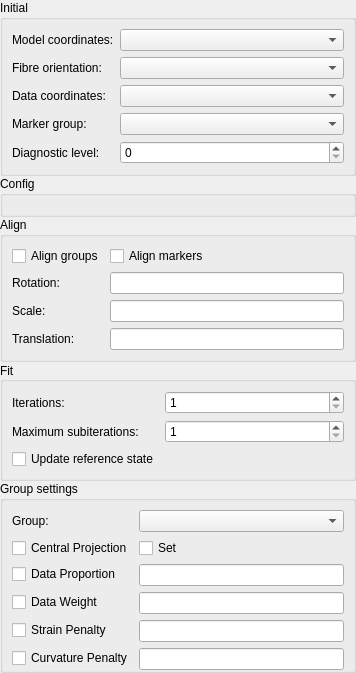
            <widget class="QWidget" name="stepedit_scrollAreaWidgetContents">
             <property name="geometry">
              <rect>
               <x>0</x>
               <y>0</y>
               <width>356</width>
               <height>604</height>
              </rect>
             </property>
             <layout class="QVBoxLayout" name="verticalLayout_3">
              <property name="spacing">
               <number>0</number>
              </property>
              <property name="leftMargin">
               <number>0</number>
              </property>
              <property name="topMargin">
               <number>0</number>
              </property>
              <property name="rightMargin">
               <number>0</number>
              </property>
              <property name="bottomMargin">
               <number>0</number>
              </property>
              <item>
               <widget class="QGroupBox" name="configInitial_groupBox">
                <property name="sizePolicy">
                 <sizepolicy hsizetype="Preferred" vsizetype="Minimum">
                  <horstretch>0</horstretch>
                  <verstretch>0</verstretch>
                 </sizepolicy>
                </property>
                <property name="title">
                 <string>Initial</string>
                </property>
                <layout class="QFormLayout" name="formLayout">
                 <item row="0" column="0">
                  <widget class="QLabel" name="configModelCoordinates_label">
                   <property name="text">
                    <string>Model coordinates:</string>
                   </property>
                  </widget>
                 </item>
                 <item row="0" column="1">
                  <widget class="FieldChooserWidget" name="configModelCoordinates_fieldChooser">
                   <property name="sizePolicy">
                    <sizepolicy hsizetype="Expanding" vsizetype="Preferred">
                     <horstretch>0</horstretch>
                     <verstretch>0</verstretch>
                    </sizepolicy>
                   </property>
                  </widget>
                 </item>
                 <item row="2" column="0">
                  <widget class="QLabel" name="configDataCoordinates_label">
                   <property name="text">
                    <string>Data coordinates:</string>
                   </property>
                  </widget>
                 </item>
                 <item row="2" column="1">
                  <widget class="FieldChooserWidget" name="configDataCoordinates_fieldChooser">
                   <property name="sizePolicy">
                    <sizepolicy hsizetype="Expanding" vsizetype="Preferred">
                     <horstretch>0</horstretch>
                     <verstretch>0</verstretch>
                    </sizepolicy>
                   </property>
                  </widget>
                 </item>
                 <item row="4" column="1">
                  <widget class="QSpinBox" name="configDiagnosticLevel_spinBox">
                   <property name="maximum">
                    <number>2</number>
                   </property>
                  </widget>
                 </item>
                 <item row="4" column="0">
                  <widget class="QLabel" name="configDiagnosticLevel_label">
                   <property name="text">
                    <string>Diagnostic level:</string>
                   </property>
                  </widget>
                 </item>
                 <item row="3" column="0">
                  <widget class="QLabel" name="configMarkerGroup_label">
                   <property name="text">
                    <string>Marker group:</string>
                   </property>
                  </widget>
                 </item>
                 <item row="3" column="1">
                  <widget class="FieldChooserWidget" name="configMarkerGroup_fieldChooser">
                   <property name="sizePolicy">
                    <sizepolicy hsizetype="Expanding" vsizetype="Preferred">
                     <horstretch>0</horstretch>
                     <verstretch>0</verstretch>
                    </sizepolicy>
                   </property>
                  </widget>
                 </item>
                 <item row="1" column="0">
                  <widget class="QLabel" name="configFibreOrientation_label">
                   <property name="text">
                    <string>Fibre orientation:</string>
                   </property>
                  </widget>
                 </item>
                 <item row="1" column="1">
                  <widget class="FieldChooserWidget" name="configFibreOrientation_fieldChooser">
                   <property name="toolTip">
                    <string>&lt;html&gt;&lt;head/&gt;&lt;body&gt;&lt;p&gt;Field supplying Euler angles to rotate local 'fibre' axes on which strain and curvature penalties are applied. Clear to apply on global x, y, z axes. Required for fitting 2D meshes with 3 coordinate components.&lt;/p&gt;&lt;/body&gt;&lt;/html&gt;</string>
                   </property>
                  </widget>
                 </item>
                </layout>
               </widget>
              </item>
              <item>
               <widget class="QGroupBox" name="config_groupBox">
                <property name="sizePolicy">
                 <sizepolicy hsizetype="Preferred" vsizetype="Preferred">
                  <horstretch>0</horstretch>
                  <verstretch>0</verstretch>
                 </sizepolicy>
                </property>
                <property name="title">
                 <string>Config</string>
                </property>
                <layout class="QVBoxLayout" name="verticalLayout_4">
                 <item>
                  <spacer name="config_verticalSpacer">
                   <property name="orientation">
                    <enum>Qt::Vertical</enum>
                   </property>
                   <property name="sizeHint" stdset="0">
                    <size>
                     <width>20</width>
                     <height>40</height>
                    </size>
                   </property>
                  </spacer>
                 </item>
                </layout>
               </widget>
              </item>
              <item>
               <widget class="QGroupBox" name="align_groupBox">
                <property name="sizePolicy">
                 <sizepolicy hsizetype="Preferred" vsizetype="Preferred">
                  <horstretch>0</horstretch>
                  <verstretch>0</verstretch>
                 </sizepolicy>
                </property>
                <property name="title">
                 <string>Align</string>
                </property>
                <layout class="QFormLayout" name="formLayout_2">
                 <property name="fieldGrowthPolicy">
                  <enum>QFormLayout::AllNonFixedFieldsGrow</enum>
                 </property>
                 <item row="1" column="0">
                  <widget class="QCheckBox" name="alignGroups_checkBox">
                   <property name="text">
                    <string>Align groups</string>
                   </property>
                  </widget>
                 </item>
                 <item row="1" column="1">
                  <widget class="QCheckBox" name="alignMarkers_checkBox">
                   <property name="sizePolicy">
                    <sizepolicy hsizetype="Preferred" vsizetype="Preferred">
                     <horstretch>0</horstretch>
                     <verstretch>0</verstretch>
                    </sizepolicy>
                   </property>
                   <property name="text">
                    <string>Align markers</string>
                   </property>
                  </widget>
                 </item>
                 <item row="4" column="0">
                  <widget class="QLabel" name="alignRotation_label">
                   <property name="text">
                    <string>Rotation:</string>
                   </property>
                  </widget>
                 </item>
                 <item row="4" column="1">
                  <widget class="QLineEdit" name="alignRotation_lineEdit">
                   <property name="sizePolicy">
                    <sizepolicy hsizetype="Expanding" vsizetype="Preferred">
                     <horstretch>0</horstretch>
                     <verstretch>0</verstretch>
                    </sizepolicy>
                   </property>
                  </widget>
                 </item>
                 <item row="5" column="0">
                  <widget class="QLabel" name="alignScale_label">
                   <property name="text">
                    <string>Scale:</string>
                   </property>
                  </widget>
                 </item>
                 <item row="5" column="1">
                  <widget class="QLineEdit" name="alignScale_lineEdit">
                   <property name="sizePolicy">
                    <sizepolicy hsizetype="Expanding" vsizetype="Preferred">
                     <horstretch>0</horstretch>
                     <verstretch>0</verstretch>
                    </sizepolicy>
                   </property>
                  </widget>
                 </item>
                 <item row="6" column="0">
                  <widget class="QLabel" name="alignTranslation_label">
                   <property name="text">
                    <string>Translation:</string>
                   </property>
                  </widget>
                 </item>
                 <item row="6" column="1">
                  <widget class="QLineEdit" name="alignTranslation_lineEdit">
                   <property name="sizePolicy">
                    <sizepolicy hsizetype="Expanding" vsizetype="Preferred">
                     <horstretch>0</horstretch>
                     <verstretch>0</verstretch>
                    </sizepolicy>
                   </property>
                  </widget>
                 </item>
                </layout>
               </widget>
              </item>
              <item>
               <widget class="QGroupBox" name="fit_groupBox">
                <property name="sizePolicy">
                 <sizepolicy hsizetype="Preferred" vsizetype="Preferred">
                  <horstretch>0</horstretch>
                  <verstretch>0</verstretch>
                 </sizepolicy>
                </property>
                <property name="title">
                 <string>Fit</string>
                </property>
                <property name="alignment">
                 <set>Qt::AlignLeading|Qt::AlignLeft|Qt::AlignVCenter</set>
                </property>
                <property name="flat">
                 <bool>false</bool>
                </property>
                <property name="checkable">
                 <bool>false</bool>
                </property>
                <layout class="QFormLayout" name="formLayout_3">
                 <property name="fieldGrowthPolicy">
                  <enum>QFormLayout::AllNonFixedFieldsGrow</enum>
                 </property>
                 <item row="1" column="0">
                  <widget class="QLabel" name="fitIterations_label">
                   <property name="text">
                    <string>Iterations:</string>
                   </property>
                  </widget>
                 </item>
                 <item row="1" column="1">
                  <widget class="QSpinBox" name="fitIterations_spinBox">
                   <property name="sizePolicy">
                    <sizepolicy hsizetype="Expanding" vsizetype="Preferred">
                     <horstretch>0</horstretch>
                     <verstretch>0</verstretch>
                    </sizepolicy>
                   </property>
                   <property name="minimum">
                    <number>1</number>
                   </property>
                   <property name="maximum">
                    <number>1000</number>
                   </property>
                  </widget>
                 </item>
                 <item row="2" column="0">
                  <widget class="QLabel" name="fitMaximumSubIterations_label">
                   <property name="text">
                    <string>Maximum subiterations:</string>
                   </property>
                  </widget>
                 </item>
                 <item row="2" column="1">
                  <widget class="QSpinBox" name="fitMaximumSubIterations_spinBox">
                   <property name="sizePolicy">
                    <sizepolicy hsizetype="Expanding" vsizetype="Preferred">
                     <horstretch>0</horstretch>
                     <verstretch>0</verstretch>
                    </sizepolicy>
                   </property>
                   <property name="minimum">
                    <number>1</number>
                   </property>
                   <property name="maximum">
                    <number>1000</number>
                   </property>
                  </widget>
                 </item>
                 <item row="3" column="0">
                  <widget class="QCheckBox" name="fitUpdateReferenceState_checkBox">
                   <property name="sizePolicy">
                    <sizepolicy hsizetype="Preferred" vsizetype="Preferred">
                     <horstretch>0</horstretch>
                     <verstretch>0</verstretch>
                    </sizepolicy>
                   </property>
                   <property name="text">
                    <string>Update reference state</string>
                   </property>
                  </widget>
                 </item>
                </layout>
               </widget>
              </item>
              <item>
               <widget class="QGroupBox" name="groupSettings_groupBox">
                <property name="sizePolicy">
                 <sizepolicy hsizetype="Preferred" vsizetype="Minimum">
                  <horstretch>0</horstretch>
                  <verstretch>0</verstretch>
                 </sizepolicy>
                </property>
                <property name="title">
                 <string>Group settings</string>
                </property>
                <layout class="QFormLayout" name="groupSettings_Layout">
                 <property name="bottomMargin">
                  <number>0</number>
                 </property>
                 <item row="1" column="0">
                  <widget class="QLabel" name="groupSettings_label">
                   <property name="text">
                    <string>Group:</string>
                   </property>
                  </widget>
                 </item>
                 <item row="1" column="1">
                  <widget class="FieldChooserWidget" name="groupSettings_fieldChooser">
                   <property name="sizePolicy">
                    <sizepolicy hsizetype="Expanding" vsizetype="Preferred">
                     <horstretch>0</horstretch>
                     <verstretch>0</verstretch>
                    </sizepolicy>
                   </property>
                  </widget>
                 </item>
                 <item row="2" column="0">
                  <widget class="QCheckBox" name="groupConfigCentralProjection_checkBox">
                   <property name="text">
                    <string>Central Projection</string>
                   </property>
                  </widget>
                 </item>
                 <item row="2" column="1">
                  <widget class="QCheckBox" name="groupConfigSetCentralProjection_checkBox">
                   <property name="text">
                    <string>Set</string>
                   </property>
                  </widget>
                 </item>
                 <item row="3" column="0">
                  <widget class="QCheckBox" name="groupConfigDataProportion_checkBox">
                   <property name="text">
                    <string>Data Proportion</string>
                   </property>
                  </widget>
                 </item>
                 <item row="3" column="1">
                  <widget class="QLineEdit" name="groupConfigDataProportion_lineEdit">
                   <property name="toolTip">
                    <string>Value from 0.0 to 1.0</string>
                   </property>
                  </widget>
                 </item>
                 <item row="4" column="0">
                  <widget class="QCheckBox" name="groupFitDataWeight_checkBox">
                   <property name="text">
                    <string>Data Weight</string>
                   </property>
                  </widget>
                 </item>
                 <item row="4" column="1">
                  <widget class="QLineEdit" name="groupFitDataWeight_lineEdit"/>
                 </item>
                 <item row="5" column="0">
                  <widget class="QCheckBox" name="groupFitStrainPenalty_checkBox">
                   <property name="text">
                    <string>Strain Penalty</string>
                   </property>
                  </widget>
                 </item>
                 <item row="5" column="1">
                  <widget class="QLineEdit" name="groupFitStrainPenalty_lineEdit"/>
                 </item>
                 <item row="6" column="0">
                  <widget class="QCheckBox" name="groupFitCurvaturePenalty_checkBox">
                   <property name="text">
                    <string>Curvature Penalty</string>
                   </property>
                  </widget>
                 </item>
                 <item row="6" column="1">
                  <widget class="QLineEdit" name="groupFitCurvaturePenalty_lineEdit"/>
                 </item>
                </layout>
               </widget>
              </item>
             </layout>
            </widget>
